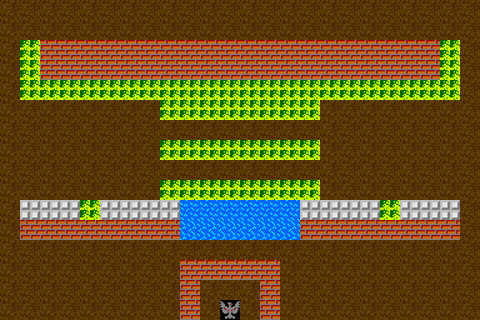

Tiled map render using the project's own tile images. Description and the map definition, with tile-layer contents summarised, below:
An orthogonal 24x16 tile map with 20x20 px tiles, 4 tile layers (floor, back, center, front) and 1 object (base).

<map version="1.0" orientation="orthogonal" width="24" height="16" tilewidth="20" tileheight="20">
 <tileset firstgid="1" name="tileall" tilewidth="20" tileheight="20">
  <image source="tileall.png" width="200" height="20" />
  <tile id="0">
   <properties>
    <property name="attr" value="15" />
   </properties>
  </tile>
  <tile id="1">
   <properties>
    <property name="attr" value="11" />
   </properties>
  </tile>
  <tile id="2">
   <properties>
    <property name="attr" value="0" />
   </properties>
  </tile>
  <tile id="3">
   <properties>
    <property name="attr" value="1" />
   </properties>
  </tile>
  <tile id="4">
   <properties>
    <property name="attr" value="1" />
   </properties>
  </tile>
  <tile id="5">
   <properties>
    <property name="attr" value="15" />
   </properties>
  </tile>
  <tile id="6">
   <properties>
    <property name="attr" value="15" />
   </properties>
  </tile>
  <tile id="7">
   <properties>
    <property name="attr" value="15" />
   </properties>
  </tile>
  <tile id="8">
   <properties>
    <property name="attr" value="11" />
   </properties>
  </tile>
  <tile id="9">
   <properties>
    <property name="attr" value="0" />
   </properties>
  </tile>
 </tileset>
 <layer name="floor" width="24" height="16">
  <data>[384 cells, 384 non-empty, 1 distinct tile ids]</data>
 </layer>
 <layer name="back" width="24" height="16">
  <data>[384 cells, 12 non-empty, 2 distinct tile ids]</data>
 </layer>
 <layer name="center" width="24" height="16">
  <data>[384 cells, 79 non-empty, 2 distinct tile ids]</data>
 </layer>
 <layer name="front" width="24" height="16">
  <data>[384 cells, 53 non-empty, 2 distinct tile ids]</data>
 </layer>
 <objectgroup name="obj1" width="24" height="16">
  <properties>
   <property name="type" value="1" />
  </properties>
  <object name="base" x="202" y="283" width="59" height="36">
   <properties>
    <property name="bstype" value="1" />
   </properties>
  </object>
 </objectgroup>
</map>